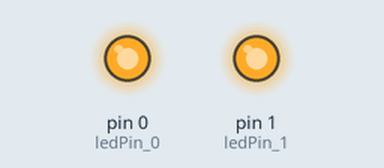
This sketch was run on a simulated Arduino Uno, built with avr-gcc and run on an emulated ATmega328P. On the bench: output pins drawn as LEDs (lit = HIGH).

Above: at 0.5 s.
At 1.2 s:
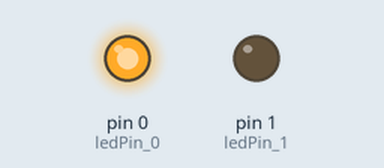
At 2.5 s:
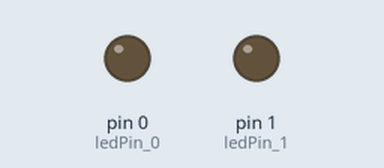
At 3.7 s:
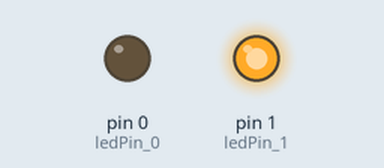
Timing chart, 0 to 5.2 s (numbered marks = the images above):
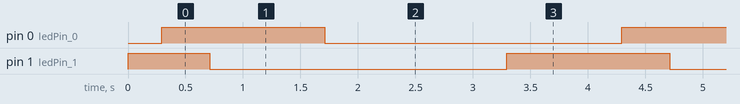

The sketch:

cos_sin_attiny.ino
```cpp
#include <math.h>

const int ledPin_0 = 0;
const int ledPin_1 = 1;

void setup(){
  pinMode(ledPin_0, OUTPUT);
  pinMode(ledPin_1, OUTPUT);
}

void loop(){
  float breath_sin = (exp(sin(millis()/2000.0*PI)) - 0.36787944)*108.0;
  float breath_cos = (exp(cos(millis()/2000.0*PI)) - 0.36787944)*108.0;
  analogWrite(ledPin_0,breath_sin);
  analogWrite(ledPin_1,breath_cos);
}
```

Measured:
- by itself, pin 0 (ledPin_0): alternates HIGH for 1.4 s and LOW for 2.6 s
- by itself, pin 1 (ledPin_1): repeats every 4.0 s: LOW 2.6 s, HIGH 1.4 s
- by itself, everything shown: repeats every 4.0 s, in 4 steps
